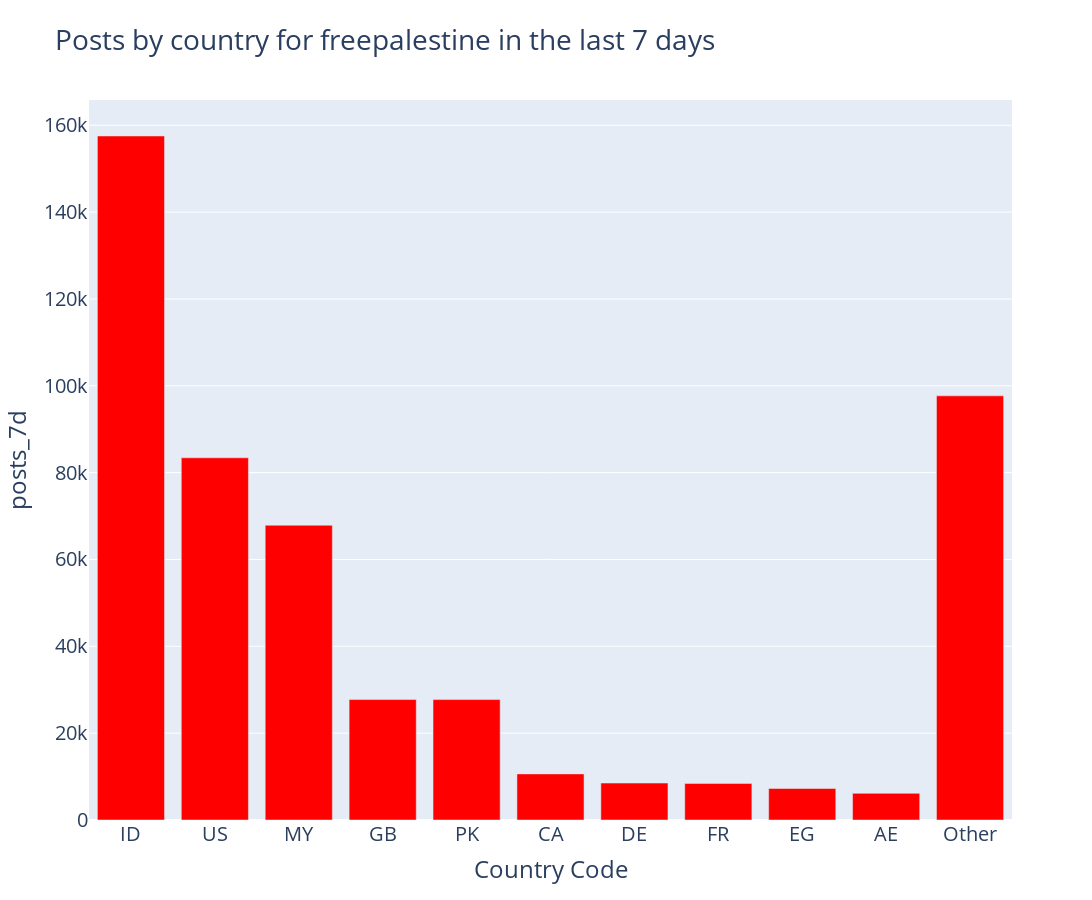

The notebook cell saved with this chart:
### Code cell
# Filter for the #freepalestine hashtag and exclude 'All'
hashtag = 'freepalestine'

df_filtered = df.loc[(df['Hashtag'] == hashtag) & (df['Country Code'] != 'All')]

# Calculate the total sum of posts excluding 'All'
#total_sum = df_filtered['posts_7d'].sum()

# Select the top 10 countries
df_top_n = df_filtered[['Country Code', 'posts_7d']].sort_values(by='posts_7d', ascending=False).head(10)

# Calculate the sum for the top 10 countries
top_n_sum = df_top_n['posts_7d'].sum()

# Calculate the value for 'Other'
other_value = df.loc[(df['Hashtag'] == hashtag) & (df['Country Code'] == 'All'),'posts_7d'].sum()  - top_n_sum

# Create a new row for 'Other'
other_row = pd.DataFrame({'Country Code': ['Other'], 'posts_7d': [other_value]})

# Use pd.concat to add the 'Other' row to the top 10 DataFrame
df_post_locations = pd.concat([df_top_n, other_row], ignore_index=True)

# Now you can plot the updated DataFrame
fig = px.bar(df_post_locations, x='Country Code', y='posts_7d', title=f'Posts by country for {hashtag} in the last 7 days',width=1800, height=900,color_discrete_sequence=['red'])

fig.update_layout(font=dict(size=20))  # Change the number to your desired font size
fig.show()

### Figure 1 — Plotly figure (JSON) as saved in the notebook; plotly's stock layout.template omitted (floating-point values rounded to 4 significant figures)
{"data": [{"alignmentgroup": "True", "hovertemplate": "Country Code=%{x}<br>posts_7d=%{y}<extra></extra>", "legendgroup": "", "marker": {"color": "red", "pattern": {"shape": ""}}, "name": "", "offsetgroup": "", "orientation": "v", "showlegend": false, "textposition": "auto", "type": "bar", "x": ["ID", "US", "MY", "GB", "PK", "CA", "DE", "FR", "EG", "AE", "Other"], "xaxis": "x", "y": [157526, 83421, 67881, 27739, 27732, 10617, 8510, 8428, 7256, 6140, 97684], "yaxis": "y"}], "layout": {"barmode": "relative", "font": {"size": 20}, "height": 900, "legend": {"tracegroupgap": 0}, "title": {"text": "Posts by country for freepalestine in the last 7 days"}, "width": 1800, "xaxis": {"anchor": "y", "domain": [0, 1], "title": {"text": "Country Code"}}, "yaxis": {"anchor": "x", "domain": [0, 1], "title": {"text": "posts_7d"}}}}
